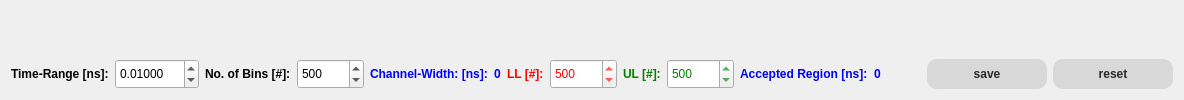
                  <widget class="QWidget" name="tab_17">
                   <attribute name="title">
                    <string>A</string>
                   </attribute>
                   <layout class="QVBoxLayout" name="verticalLayout_31">
                    <item>
                     <widget class="plot2DXWidget" name="widget_plotrRiseTimeFilterA" native="true"/>
                    </item>
                    <item>
                     <layout class="QHBoxLayout" name="horizontalLayout_39">
                      <item>
                       <widget class="QLabel" name="label_93">
                        <property name="font">
                         <font>
                          <weight>75</weight>
                          <bold>true</bold>
                         </font>
                        </property>
                        <property name="text">
                         <string>Time-Range [ns]:</string>
                        </property>
                       </widget>
                      </item>
                      <item>
                       <widget class="QDoubleSpinBox" name="doubleSpinBox_riseTimeFilterTimeScaleA">
                        <property name="minimumSize">
                         <size>
                          <width>0</width>
                          <height>30</height>
                         </size>
                        </property>
                        <property name="decimals">
                         <number>5</number>
                        </property>
                        <property name="minimum">
                         <double>0.000010000000000</double>
                        </property>
                        <property name="maximum">
                         <double>100.000000000000000</double>
                        </property>
                        <property name="singleStep">
                         <double>0.001000000000000</double>
                        </property>
                        <property name="value">
                         <double>0.010000000000000</double>
                        </property>
                       </widget>
                      </item>
                      <item>
                       <widget class="QLabel" name="label_92">
                        <property name="font">
                         <font>
                          <weight>75</weight>
                          <bold>true</bold>
                         </font>
                        </property>
                        <property name="text">
                         <string>No. of Bins [#]:</string>
                        </property>
                       </widget>
                      </item>
                      <item>
                       <widget class="QSpinBox" name="spinBox_riseTimeFilter_binningA">
                        <property name="minimumSize">
                         <size>
                          <width>0</width>
                          <height>30</height>
                         </size>
                        </property>
                        <property name="minimum">
                         <number>2</number>
                        </property>
                        <property name="maximum">
                         <number>100000</number>
                        </property>
                        <property name="value">
                         <number>500</number>
                        </property>
                       </widget>
                      </item>
                      <item>
                       <widget class="QLabel" name="label_102">
                        <property name="font">
                         <font>
                          <weight>75</weight>
                          <bold>true</bold>
                         </font>
                        </property>
                        <property name="styleSheet">
                         <string notr="true">color: blue
</string>
                        </property>
                        <property name="text">
                         <string>Channel-Width: [ns]:</string>
                        </property>
                       </widget>
                      </item>
                      <item>
                       <widget class="QLabel" name="label_riseTimeChannelWidthA">
                        <property name="font">
                         <font>
                          <weight>75</weight>
                          <bold>true</bold>
                         </font>
                        </property>
                        <property name="styleSheet">
                         <string notr="true">color: blue</string>
                        </property>
                        <property name="text">
                         <string>0</string>
                        </property>
                       </widget>
                      </item>
                      <item>
                       <widget class="QLabel" name="label_94">
                        <property name="font">
                         <font>
                          <weight>75</weight>
                          <bold>true</bold>
                         </font>
                        </property>
                        <property name="styleSheet">
                         <string notr="true">color: red</string>
                        </property>
                        <property name="text">
                         <string>LL [#]:</string>
                        </property>
                       </widget>
                      </item>
                      <item>
                       <widget class="QSpinBox" name="spinBox_riseTimerFilterLeftA">
                        <property name="minimumSize">
                         <size>
                          <width>0</width>
                          <height>30</height>
                         </size>
                        </property>
                        <property name="styleSheet">
                         <string notr="true">color: red
</string>
                        </property>
                        <property name="minimum">
                         <number>2</number>
                        </property>
                        <property name="maximum">
                         <number>100000</number>
                        </property>
                        <property name="value">
                         <number>500</number>
                        </property>
                       </widget>
                      </item>
                      <item>
                       <widget class="QLabel" name="label_95">
                        <property name="font">
                         <font>
                          <weight>75</weight>
                          <bold>true</bold>
                         </font>
                        </property>
                        <property name="styleSheet">
                         <string notr="true">color: green</string>
                        </property>
                        <property name="text">
                         <string>UL [#]:</string>
                        </property>
                       </widget>
                      </item>
                      <item>
                       <widget class="QSpinBox" name="spinBox_riseTimeFilterRightA">
                        <property name="minimumSize">
                         <size>
                          <width>0</width>
                          <height>30</height>
                         </size>
                        </property>
                        <property name="styleSheet">
                         <string notr="true">color: green</string>
                        </property>
                        <property name="minimum">
                         <number>2</number>
                        </property>
                        <property name="maximum">
                         <number>100000</number>
                        </property>
                        <property name="value">
                         <number>500</number>
                        </property>
                       </widget>
                      </item>
                      <item>
                       <widget class="QLabel" name="label_104">
                        <property name="font">
                         <font>
                          <weight>75</weight>
                          <bold>true</bold>
                         </font>
                        </property>
                        <property name="styleSheet">
                         <string notr="true">color: blue</string>
                        </property>
                        <property name="text">
                         <string>Accepted Region [ns]:</string>
                        </property>
                       </widget>
                      </item>
                      <item>
                       <widget class="QLabel" name="label_riseTimeWindowA">
                        <property name="font">
                         <font>
                          <weight>75</weight>
                          <bold>true</bold>
                         </font>
                        </property>
                        <property name="styleSheet">
                         <string notr="true">color: blue</string>
                        </property>
                        <property name="text">
                         <string>0</string>
                        </property>
                       </widget>
                      </item>
                      <item>
                       <spacer name="horizontalSpacer_13">
                        <property name="orientation">
                         <enum>Qt::Horizontal</enum>
                        </property>
                        <property name="sizeHint" stdset="0">
                         <size>
                          <width>40</width>
                          <height>20</height>
                         </size>
                        </property>
                       </spacer>
                      </item>
                      <item>
                       <widget class="QPushButton" name="pushButton_saveRiseTimeA">
                        <property name="minimumSize">
                         <size>
                          <width>120</width>
                          <height>30</height>
                         </size>
                        </property>
                        <property name="font">
                         <font>
                          <weight>75</weight>
                          <bold>true</bold>
                         </font>
                        </property>
                        <property name="styleSheet">
                         <string notr="true">QPushButton {
border-style: flat;
background-color:  rgb(216,216,216); 
color: rgb(40,40,40);
border-radius: 10;
}

QPushButton:disabled {
border-style: flat;
background-color:  rgb(236,236,236); 
color: rgb(140,140,140);
border-radius: 10;
}

QPushButton:hover {
border-style: flat; 
background-color: rgb(160,160,160);
color: rgb(40,40,40);
border-radius: 5;
}

QPushButton:pressed {
border-style: flat; 
background-color: transparent;
color: rgb(40,40,40);
border-radius: 2;
border-color: black;
}</string>
                        </property>
                        <property name="text">
                         <string>save</string>
                        </property>
                       </widget>
                      </item>
                      <item>
                       <widget class="QPushButton" name="pushButton_resetRiseTimeFilterA">
                        <property name="minimumSize">
                         <size>
                          <width>120</width>
                          <height>30</height>
                         </size>
                        </property>
                        <property name="font">
                         <font>
                          <weight>75</weight>
                          <bold>true</bold>
                         </font>
                        </property>
                        <property name="styleSheet">
                         <string notr="true">QPushButton {
border-style: flat;
background-color:  rgb(216,216,216); 
color: rgb(40,40,40);
border-radius: 10;
}

QPushButton:disabled {
border-style: flat;
background-color:  rgb(236,236,236); 
color: rgb(140,140,140);
border-radius: 10;
}

QPushButton:hover {
border-style: flat; 
background-color: rgb(160,160,160);
color: rgb(40,40,40);
border-radius: 5;
}

QPushButton:pressed {
border-style: flat; 
background-color: transparent;
color: rgb(40,40,40);
border-radius: 2;
border-color: black;
}</string>
                        </property>
                        <property name="text">
                         <string>reset</string>
                        </property>
                       </widget>
                      </item>
                     </layout>
                    </item>
                   </layout>
                  </widget>
